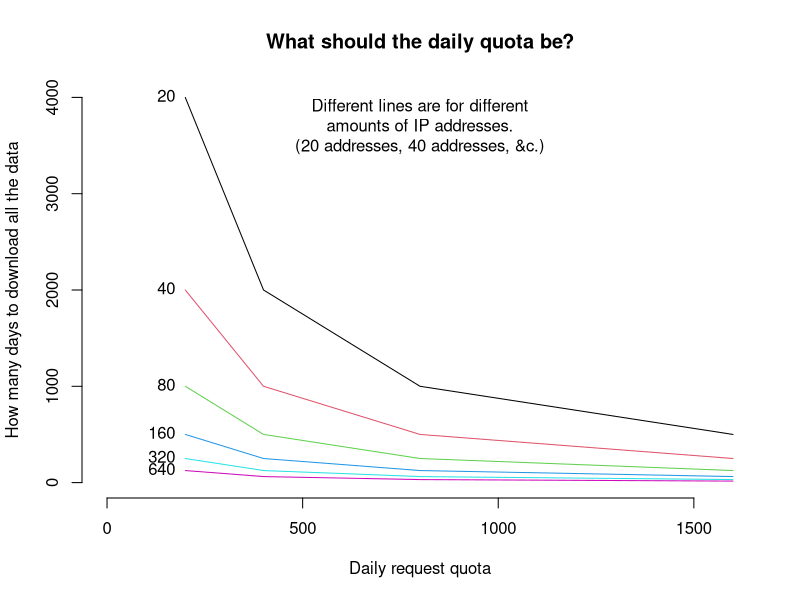

This figure's R source:
N <- 8e6
ip.addresses <- 10 * 2^(1:6)
daily.quota <- 100 * 2^(1:4)

plot(0, 0, main = 'What should the daily quota be?',
     xlab = 'Daily request quota',
     xlim = c(0, max(daily.quota)),
     ylab = 'How many days to download all the data',
     ylim = c(0, 2*N/(min(daily.quota) * min(ip.addresses))),
     type = 'n', bty = 'n'
)

color <- 1
for (i in ip.addresses) {
    y <- 2*N/(i*daily.quota)
    lines(y ~ daily.quota, col = color)
    color <- color + 1
}
text(min(daily.quota), 2*N/(ip.addresses * min(daily.quota)),
     label = ip.addresses, pos = 2)
text(max(daily.quota)/2, 2*N/(min(ip.addresses)*min(daily.quota)),
     'Different lines are for different\namounts of IP addresses.\n(20 addresses, 40 addresses, &c.)', pos = 1)
